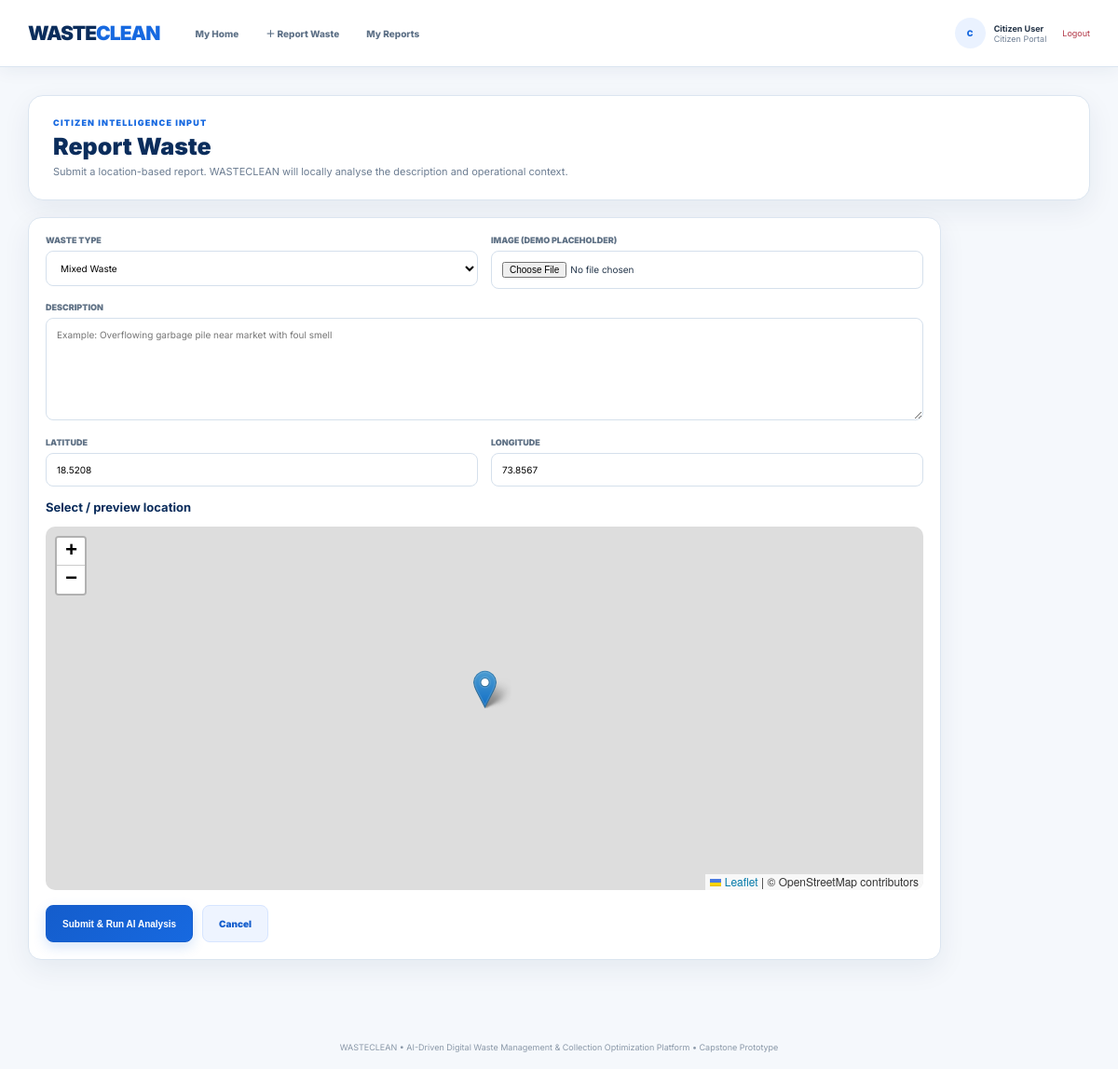
Page /report (signed in) on the committed database.
### tables this page shows
CREATE TABLE users (
        id INTEGER PRIMARY KEY AUTOINCREMENT, name TEXT NOT NULL, email TEXT UNIQUE NOT NULL,
        password TEXT NOT NULL, role TEXT NOT NULL
    );

### app.py (the view, shortened to what this page needs)
@app.route("/report", methods=["GET","POST"])
def report():
    if not logged_in(): return redirect(url_for("login"))
    if current_user()["role"] != "Citizen":
        flash("Only Citizen Portal users can submit waste reports.","danger"); return redirect(url_for("dashboard"))
    return render_template("report.html")

### app.py (called while the page is built)
def db():
    conn = sqlite3.connect(DB_PATH)
    conn.row_factory = sqlite3.Row
    return conn

def logged_in(): return session.get("user_id") is not None

def current_user():
    if not logged_in(): return None
    conn=db(); u=conn.execute("SELECT * FROM users WHERE id=?",(session["user_id"],)).fetchone(); conn.close(); return u

@app.context_processor
def inject():
    return {"user":current_user(),"app_name":"WASTECLEAN","stats":stats() if logged_in() else {}}

### templates/report.html (shortened to what this page needs)
{% extends "base.html" %}
{% block content %}
<div class="hero"><div><div class="eyebrow">Citizen Intelligence Input</div><div class="title">Report Waste</div><div class="subtitle">Submit a location-based report. WASTECLEAN will locally analyse the description and operational context.</div></div></div>
<div class="card form-card">
<form method="post">
<div class="form-grid">
<div class="field"><label>WASTE TYPE</label><select name="waste_type"><option>Mixed Waste</option><option>Plastic</option><option>Organic</option><option>Paper</option><option>Medical</option><option>Other</option></select></div>
<div class="field"><label>IMAGE (DEMO PLACEHOLDER)</label><input type="file" accept="image/*"></div>
</div>
<div class="field"><label>DESCRIPTION</label><textarea name="description" required placeholder="Example: Overflowing garbage pile near market with foul smell"></textarea></div>
<div class="form-grid">
<div class="field"><label>LATITUDE</label><input id="lat" name="latitude" value="18.5208" required></div>
<div class="field"><label>LONGITUDE</label><input id="lng" name="longitude" value="73.8567" required></div>
</div>
<div class="section-head"><h2>Select / preview location</h2></div><div id="map" class="map"></div>
<div style="margin-top:16px;display:flex;gap:10px"><button class="btn" type="submit">Submit & Run AI Analysis</button><a class="btn light" href="{{ url_for('dashboard') }}">Cancel</a></div>
</form></div>
{% endblock %}

### templates/base.html (shortened to what this page needs)
<!doctype html><html><head><link rel="stylesheet" href="https://unpkg.com/leaflet@1.9.4/dist/leaflet.css"></head><body>
{% if user %}<nav class="nav"><a class="brand" href="{{ url_for('dashboard') }}">WASTE<span>CLEAN</span></a><div class="navlinks">{% if user['role']=='Citizen' %}<a href="{{ url_for('dashboard') }}">My Home</a><a href="{{ url_for('report') }}">＋ Report Waste</a><a href="{{ url_for('reports') }}">My Reports</a>{% elif user['role']=='Supervisor' %}<a href="{{ url_for('dashboard') }}">Control Room</a><a href="{{ url_for('reports') }}">Review Reports</a><a href="{{ url_for('tasks') }}">Dispatch Tasks</a><a href="{{ url_for('analytics') }}">Operations Analytics</a>{% elif user['role']=='Collector' %}<a href="{{ url_for('dashboard') }}">Field Home</a><a href="{{ url_for('tasks') }}">My Assigned Tasks</a>{% elif user['role']=='Admin' %}<a href="{{ url_for('dashboard') }}">Admin Home</a><a href="{{ url_for('reports') }}">All Reports</a><a href="{{ url_for('tasks') }}">All Tasks</a><a href="{{ url_for('analytics') }}">Platform Analytics</a><a href="{{ url_for('admin') }}">User & System Control</a>{% endif %}</div><div class="user"><div class="avatar">{{ user['name'][0] }}</div><div><b style="color:#243447">{{ user['name'] }}</b><br>{{ user['role'] }} Portal</div><a class="logout" href="{{ url_for('logout') }}">Logout</a></div></nav>{% endif %}<main class="container">{% with messages=get_flashed_messages(with_categories=true) %}{% for category,msg in messages %}<div class="flash {{ category }}">{{ msg }}</div>{% endfor %}{% endwith %}{% block content %}{% endblock %}</main>{% if user %}<div class="footer">WASTECLEAN • AI-Driven Digital Waste Management & Collection Optimization Platform • Capstone Prototype</div>{% endif %}<script src="https://unpkg.com/leaflet@1.9.4/dist/leaflet.js"></script>{% block scripts %}{% endblock %}</body></html>

### templates/base.html (style rules this page uses)
:root { --navy:#0b2d5c;--blue:#1769e0;--blue2:#2f80ed;--blue-soft:#eaf2ff;--bg:#f5f8fc;--card:#ffffff;--text:#24364b;--muted:#6b7c91;--border:#dbe5f0;--danger:#d9364f;--orange:#e48a16;--shadow:0 10px 30px rgba(11,45,92,.07) }
* { box-sizing:border-box }
body { margin:0;background:var(--bg);font-family:Inter,Arial,sans-serif;color:var(--text) }
.nav { height:72px;background:#fff;border-bottom:1px solid var(--border);display:flex;align-items:center;padding:0 30px;gap:26px;position:sticky;top:0;z-index:20;box-shadow:0 4px 18px rgba(11,45,92,.06) }
.brand { font-size:21px;font-weight:900;letter-spacing:-1px;text-decoration:none;color:var(--navy);white-space:nowrap }
.brand span { color:var(--blue) }
.navlinks { display:flex;gap:5px;align-items:center;flex:1 }
.navlinks a { font-size:10px;font-weight:800;color:#5e7187;text-decoration:none;padding:10px 12px;border-radius:8px;transition:.2s }
.user { display:flex;align-items:center;gap:9px;font-size:9px;color:#718196;white-space:nowrap }
.avatar { width:33px;height:33px;border-radius:50%;display:grid;place-items:center;background:var(--blue-soft);color:var(--blue);font-weight:900 }
.logout { font-size:9px;color:#b13645;text-decoration:none;margin-left:8px }
.container { max-width:1260px;margin:auto;padding:30px 30px 70px }
.footer { text-align:center;color:#8a98a8;font-size:9px;padding:18px }
.hero { display:flex;justify-content:space-between;align-items:center;background:#fff;border:1px solid var(--border);border-radius:16px;padding:23px 26px;margin-bottom:18px;box-shadow:var(--shadow) }
.eyebrow { font-size:9px;text-transform:uppercase;letter-spacing:1.2px;font-weight:900;color:var(--blue) }
.title { font-size:25px;font-weight:900;color:var(--navy);margin-top:5px }
.subtitle { font-size:11px;color:var(--muted);margin-top:5px }
.card,.section { background:#fff;border:1px solid var(--border);border-radius:14px;padding:18px;box-shadow:var(--shadow) }
.section-head { display:flex;justify-content:space-between;align-items:center;margin-bottom:13px;gap:10px }
.section-head h2 { font-size:13px;margin:0;color:var(--navy) }
.btn { display:inline-flex;align-items:center;justify-content:center;min-height:40px;padding:10px 17px;background:linear-gradient(135deg,#145dcc,#1769e0);color:#fff;border:1px solid #145dcc;border-radius:8px;font-size:10px;font-weight:900;text-decoration:none;cursor:pointer;box-shadow:0 5px 14px rgba(23,105,224,.18);transition:.18s;white-space:nowrap }
.btn.light { background:#eef4ff;color:#145dcc;border-color:#d7e5ff;box-shadow:none }
.map { height:390px;border-radius:10px;overflow:hidden }
.form-card { max-width:980px }
.form-grid { display:grid;grid-template-columns:1fr 1fr;gap:14px }
.field { margin-bottom:14px }
.field label { display:block;font-size:9px;font-weight:900;color:#607286;margin-bottom:6px }
.field input,.field select,.field textarea { width:100%;padding:11px;border:1px solid #d5e0ec;border-radius:8px;font:inherit;font-size:10px;outline:none;background:#fff }
.field textarea { min-height:110px;resize:vertical }

### rows in the picture
users: name "C", name "Citizen User", role "Citizen"
